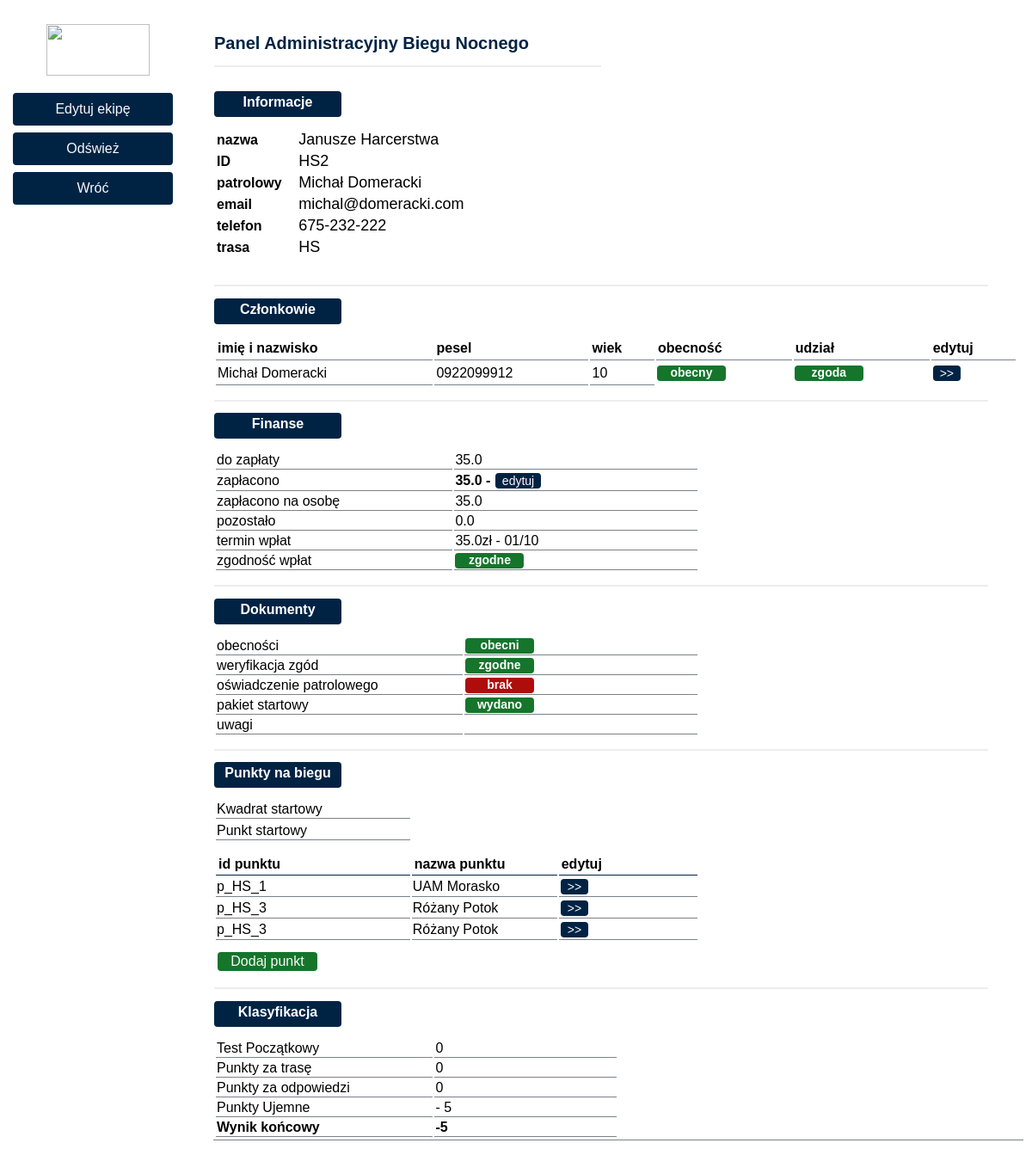
Screenshot of /ekipa/2 (signed in) with the database file from the repository.
### baza/models.py (models this page shows, shortened)
class Ekipa(models.Model):
    TRASY = (
        ('HS', 'Starszoharcerska'),
        ('W', 'Wedrownicza'),
        ('R', 'Rowerowa'),)
    PUNKTY = (
        (Punkt_W, 'P Wedrownicza'),
        (Punkt_R, 'P Rowerowa'),)
    nazwa =  models.CharField(max_length=64,default='')
    id =  models.AutoField(primary_key=True)
    trasa =  models.CharField(max_length=2, choices=TRASY, default='HS')
    telefon =  models.CharField(max_length=64, default='')
    zaplacono = models.FloatField(default=0)
    termin_wplat = models.ManyToManyField(Termin, blank=True)
    czlonkowie = models.ManyToManyField(Uczestnik)
    ile_osob = models.IntegerField(default=1)
    lp = models.IntegerField(default=0)
    do_zaplaty = models.FloatField(default=0)
    zaplacono_na_osobe = models.FloatField(default=0)
    pozostalo = models.FloatField(default=0)
    zgodnosc_wplat = models.BooleanField(default=False)
    oswiadczenie_patrolowego = models.BooleanField(default=False)
    obecnosci = models.BooleanField(default=False)
    weryfikacja_zgod = models.BooleanField(default=False)
    pakiet_startowy = models.BooleanField(default=False)
    ile_wege = models.IntegerField(default=0)
    uwagi = models.CharField(max_length=256, default="", blank=True)
    kwadrat_startowy = models.ManyToManyField(Kwadrat, blank=True)
    punkt_startowy = models.ManyToManyField(Punkt_HS, blank=True)
    punkty_bieg = models.ManyToManyField(Zgloszenie_HS, blank=True)
    test_poczatkowy = models.IntegerField(default=0)
    punkty_za_trase = models.IntegerField(default=0)
    punkty_za_odpowiedzi = models.IntegerField(default=0)
    punkty_ujemne = models.IntegerField(default=0)
    wynik_koncowy = models.IntegerField(default=0)
    class Meta:
        ordering = ('id',)

class Uczestnik(models.Model):
    imie_nazwisko = models.CharField(max_length=64)
    id =  models.AutoField(primary_key=True)
    pesel = models.CharField(max_length=64)
    wiek = models.CharField(max_length=2, default='10', blank=True)
    mail = models.EmailField(max_length=64, blank=True)
    adres = models.CharField(max_length=64, blank=True)
    czy_patrolowy = models.BooleanField(default=False)
    obecnosc = models.BooleanField(default=False)
    zgoda_na_udzial = models.BooleanField(default=False)
    uwagi = models.CharField(max_length=256, default="", blank=True)
    class Meta:
        ordering = ('imie_nazwisko',)

class Termin (models.Model):
    id =  models.AutoField(primary_key=True)
    termin = models.CharField(max_length=64)
    kwota = models.FloatField(default=0)
    def __str__(self):
        return f"{self.kwota}zł - {self.termin}"
    class Meta:
        ordering = ('id',)

class Zgloszenie (models.Model):
    id =  models.AutoField(primary_key=True)
    podpowiedz = models.BooleanField(default=False)
    zawieszenie = models.BooleanField(default=False)
    brak_punktu = models.BooleanField(default=False)
    uwagi = models.CharField(max_length=256, blank=True)
    class Meta:
        ordering = ('id',)

class Zgloszenie_HS (Zgloszenie):
    punkt = models.ForeignKey(Punkt_HS, on_delete=models.CASCADE )

class Punkt (models.Model):
    id =  models.AutoField(primary_key=True)
    numer = models.IntegerField(default=0)
    kod = models.CharField(max_length=3, blank=True)
    nazwa = models.CharField(max_length=128, blank=True)
    skrzyzowanie = models.CharField(max_length=128, blank=True)
    adres = models.CharField(max_length=128, blank=True)
    opis_zawieszenia_1 = models.CharField(max_length=256, blank=True)
    opis_zawieszenia_2 = models.CharField(max_length=256, blank=True)
    opis = models.CharField(max_length=1024, blank=True)
    pytanie = models.CharField(max_length=256, blank=True)
    odpowiedz = models.CharField(max_length=256, blank=True)
    dojscie = models.CharField(max_length=256, blank=True)
    foto = models.ImageField(blank=True, upload_to='baza/static/foto/', default='baza/static/foto/{self.id}.jpg')
    punktowy = models.CharField(max_length=64, blank=True)
    uwagi = models.CharField(max_length=256, blank=True)
    class Meta:
        ordering = ('numer',)

class Punkt_HS (Punkt):
    trasa =  models.CharField(max_length=2, default='HS', blank=True)

class Punkt (models.Model):
    id =  models.AutoField(primary_key=True)
    numer = models.IntegerField(default=0)
    kod = models.CharField(max_length=3, blank=True)
    nazwa = models.CharField(max_length=128, blank=True)
    skrzyzowanie = models.CharField(max_length=128, blank=True)
    adres = models.CharField(max_length=128, blank=True)
    opis_zawieszenia_1 = models.CharField(max_length=256, blank=True)
    opis_zawieszenia_2 = models.CharField(max_length=256, blank=True)
    opis = models.CharField(max_length=1024, blank=True)
    pytanie = models.CharField(max_length=256, blank=True)
    odpowiedz = models.CharField(max_length=256, blank=True)
    dojscie = models.CharField(max_length=256, blank=True)
    foto = models.ImageField(blank=True, upload_to='baza/static/foto/', default='baza/static/foto/{self.id}.jpg')
    punktowy = models.CharField(max_length=64, blank=True)
    uwagi = models.CharField(max_length=256, blank=True)
    class Meta:
        ordering = ('numer',)

### baza/views.py (the view)
# urls.py: path("ekipa/<int:team_id>", views.otworz_szczegoly_ekipy),
@user_passes_test(lambda u: u.has_perm('baza.Ekipy'))
def otworz_szczegoly_ekipy(request, team_id):
    ekipy = Ekipa
    for i in range(5): ekipa = odswiez_widok(request, team_id, ekipy)
    context = {
        "ekipa": ekipa,
        "Uczestnik":Uczestnik.objects.all(), # wszyscy uczestnicy
        "ZaliczonyPunkt":ekipa.punkty_bieg.all(),
        "Uczestnicy": ekipa.czlonkowie.all(), # konkretnego zespolu
        "Termin": ekipa.termin_wplat.all(),
        "Kwadrat": ekipa.kwadrat_startowy.all(),
        "PunktStartowy": ekipa.punkt_startowy.all(),
    }
    return render(request, "baza/ekipa_szczegol.html", context)

### baza/templates/baza/ekipa_szczegol.html (shortened to what this page needs)
{% extends "baza/wzor.html" %}
{% block content %}
<div class="w3-responsive"> <table> <tr>
    <td id="leftpanel">
        <table id="leftpanel">
            <tr>
                <td  id="leftpanel">
                    <div id="empty10_10"></div>
                </td>
            </tr>
            <tr>
                <td id="leftpanel">
                    <img src="http://bieg-nocny.pl/assets/img/bn-inv.png"  align="center" width="120" height="60">
                </td>
            </tr>
            <tr>
                <td  id="leftpanel">
                    <div id="empty10_10"></div>
                </td>
            </tr>
            <tr>
                <td id="leftpanel">
                    <a target="_blank" rel="noopener noreferrer" href="/admin/baza/ekipa/{{ekipa.id}}/change/" class="button">
                        Edytuj ekipę
                    </a>
                </td>
            </tr>
            <tr>
                <td id="leftpanel">
                    <a href="/ekipa/{{ekipa.id}}" class="button">
                        Odśwież
                    </a>
                </td>
            </tr>
            <tr>
                <td id="leftpanel">
                    <a href="/start" class="button">
                        Wróć
                    </a>
                </td>
            </tr>
        </table>
    </td>
    <td >
        <div id="empty"> </div>
        <h1> Panel Administracyjny Biegu Nocnego </h1>
        <div id="greyline_short"> </div>
        <div id="empty"> </div>
        <h2> Informacje </h2>
        <table style="width:100%">
             <tr>
                  <td id="boldtable">nazwa</td>
                  <td id="emptytable">{{ ekipa.nazwa }}</td>
                  <td id="emptyspace"></td>
            </tr>
            <tr>
                  <td id="boldtable">ID</td>
                  <td id="emptytable">{{ ekipa.trasa }}{{ekipa.id}}</td>
                  <td id="emptyspace"></td>
            </tr>
            <tr>
                 <td id="boldtable">patrolowy</td>
                 {% for Uczestnik in Uczestnicy %}
                 {% if Uczestnik.czy_patrolowy %}
                 <td id="emptytable">{{ Uczestnik.imie_nazwisko }}</td>
                 {% endif %}
                 {% endfor %}
                 <td id="emptyspace"></td>
            </tr>
            <tr>
                 <td id="boldtable">email</td>
                 {% for Uczestnik in Uczestnicy %}
                 {% if Uczestnik.czy_patrolowy %}
                 <td id="emptytable">{{ Uczestnik.mail }}</td>
                 {% endif %}
                 {% endfor %}
                 <td id="emptyspace"></td>
            </tr>
            <tr>
                 <td id="boldtable">telefon</td>
                 <td id="emptytable">{{ ekipa.telefon }}</td>
                 <td id="emptyspace"></td>
            </tr>
            <tr>
                 <td id="boldtable">trasa</td>
                 <td id="emptytable">{{ ekipa.trasa }}</td>
                 <td id="emptyspace"></td>
            </tr>
        </table>
        <div id="empty" > </div>
        <div id="empty"> </div>
        <div id="greyline"> </div>
        <h2> Członkowie </h2>
        <table style="width:100%">
        <tr>
            <th id="memberstable" > imię i nazwisko </th>
            <th id="memberstable" > pesel </th>
            <th id="memberstable" > wiek </th>
            <th id="memberstable" > obecność </th>
            <th id="memberstable" > udział </th>
            <th id="memberstable" > edytuj </th>
         {% for Uczestnik in Uczestnicy %}
         <tr>
           <td id="memberstable" width="15%">{{ Uczestnik.imie_nazwisko }}</td>
           <td id="memberstable" width="5%">{{ Uczestnik.pesel }}</td>
           <td id="memberstable" width="20%">{{ Uczestnik.wiek }}</td>
           {% if Uczestnik.obecnosc %}
               <td  id="emptyspace"> <div  id="accept"> obecny </div> </td>
               {% else %}
               <td  id="emptyspace"> <div id="warning"> nieobecny </div></td>
           {% endif %}
           {% if Uczestnik.zgoda_na_udzial %}
                <td  id="emptyspace"> <div  id="accept"> zgoda </div> </td>
               {% else %}
               <td  id="emptyspace"> <div id="warning"> brak </div></td>
           {% endif %}
           <td width="30%" id="emptyspace">
               <a target="_blank" rel="noopener noreferrer" href="/admin/baza/uczestnik/{{Uczestnik.id}}/change/" class="button2">
                   >>
                </a></td>
           <td width="30%" id="emptyspace"></td>
           {% endfor %}
         </tr>
        </table>
        <div id="empty"> </div>
        <div id="greyline"> </div>
        <h2> Finanse </h2>
        <table style="width:60%">
             <tr>
                  <td >do zapłaty</td>
                  <td>{{ ekipa.do_zaplaty }}</td>
            </tr>
            <tr>
                  <td>zapłacono</td>
                  <td>
                      <b>{{ ekipa.zaplacono }}     -     </b>
                      <a target="_blank" rel="noopener noreferrer" href="/admin/baza/ekipa/{{ekipa.id}}/change#id_zaplacono" class="button2">
                        edytuj
                        </a>
                    </td>
            </tr>
            <tr>
                 <td>zapłacono na osobę</td>
                 <td >{{ ekipa.zaplacono_na_osobe }}</td>
            </tr>
            <tr>
                 <td>pozostało</td>
                 <td>{{ ekipa.pozostalo }}</td>
            </tr>
            <tr>
                 <td>termin wpłat</td>
                 {% for Terminy in Termin %}
                      <td >{{ Terminy }}</td>
                 {% endfor %}
            </tr>
            <tr>
                 <td>zgodność wpłat</td>
                 <td>
                     {% if ekipa.zgodnosc_wplat %}
                     <div id="accept">zgodne </div>
                     {% else %}
                     <div id="warning">brak</div>
                     {% endif %}
                 </td>
            </tr>
        </table>
        <div id="empty"> </div>
        <div id="greyline"> </div>
        <h2> Dokumenty </h2>
        <table style="width:60%">
            <tr>
                 <td>obecności</td>
                 <td>
                     {% if ekipa.obecnosci %}
                     <div id="accept">obecni</div>
                     {% else %}
                     <div id="warning">brak</div>
                     {% endif %}
                 </td>
            </tr>
            <tr>
                 <td>weryfikacja zgód</td>
                 <td>
                     {% if ekipa.weryfikacja_zgod %}
                     <div id="accept">zgodne</div>
                     {% else %}
                     <div id="warning">brak</div>
                     {% endif %}
                 </td>
            </tr>
            <tr>
                 <td>oświadczenie patrolowego</td>
                 <td>
                     {% if ekipa.oswiadczenie_patrolowego %}
                     <div id="accept">wydano</div>
                     {% else %}
                     <div id="warning">brak</div>
                     {% endif %}
                 </td>
            </tr>
            <tr>
                 <td>pakiet startowy</td>
                 <td>
                     {% if ekipa.pakiet_startowy %}
                     <div id="accept"> wydano </div>
                     {% else %}
                     <div id="warning">brak</div>
                     {% endif %}
                 </td>
            </tr>
            <tr>
                 <td>uwagi</td>
                 <td>{{ ekipa.uwagi }}</td>
            </tr>
        </table>
        <div id="empty"> </div>
        <div id="greyline"> </div>
        <h2> Punkty na biegu </h2>
        <table style="width:60%">
            <tr>
                <td> Kwadrat startowy</td>
            <tr>
            <tr>
                <td> Punkt startowy</td>
            <tr>
                <td id="emptyspace">
                    <div id="empty10_10">
                    </div>
                </td>
            </tr>
            <tr>
                <th> id punktu </th>
                <th> nazwa punktu </th>
                <th> edytuj </th>
            </tr>
         {% for Punkt in ZaliczonyPunkt %}
             <tr>
               <td>p_{{ Punkt.punkt.trasa }}_{{ Punkt.punkt.numer }}</td>
               <td>{{ Punkt.punkt.nazwa }}</td>
               <td >
                   <a target="_blank" rel="noopener noreferrer" href="/admin/baza/zaliczonypunkt/{{Punkt.id}}/change/" class="button2">
                       >>
                    </a></td>
               {% endfor %}
             </tr>
             <tr>
                 <td  id="emptyspace">
                     <div id="empty10_10"></div>
                     <a target="_blank" rel="noopener noreferrer" href="/admin/baza/ekipa/{{ekipa.id}}/change#add_id_punkty_bieg" class="button3">
                         Dodaj punkt
                      </a>
                  </td>
            </tr>
        </table>
        <div id="empty"> </div>
        <div id="greyline"> </div>
        <h2> Klasyfikacja </h2>
        <table style="width:50%">
            <tr>
                <td> Test Początkowy </td>
                <td> {{ekipa.test_poczatkowy}} </td>
           </tr>
           <tr>
             <td> Punkty za trasę</td>
             <td> {{ ekipa.punkty_za_trase }}</td>
           </tr>
           <tr>
             <td> Punkty za odpowiedzi</td>
             <td> {{ ekipa.punkty_za_odpowiedzi }}</td>
           </tr>
             <tr>
               <td> Punkty Ujemne </td>
               <td>- {{ ekipa.punkty_ujemne }}</td>
             </tr>
             <tr>
               <td><b> Wynik końcowy</b></td>
               <td><b> {{ ekipa.wynik_koncowy }}</b></td>
             </tr>
        </table>
</td></tr></table></div>
{%endblock%}

### rows the page displays
Ekipa: nazwa "Janusze Harcerstwa", trasa "HS", id "2", telefon "675-232-222", do_zaplaty "35.0", zaplacono "35.0", zaplacono_na_osobe "35.0", pozostalo "0.0", test_poczatkowy "0", punkty_za_trase "0", punkty_za_odpowiedzi "0", punkty_ujemne "5", wynik_koncowy "-5"
Uczestnik: imie_nazwisko "Michał Domeracki", mail "michal@domeracki.com", pesel "0922099912", wiek "10", obecnosc "obecny", zgoda_na_udzial "zgoda"
Termin: kwota+termin "35.0zł - 01/10"
Zgloszenie_HS: punkt.trasa "HS", punkt.numer "1", punkt.nazwa "UAM Morasko"
Zgloszenie_HS: punkt.trasa "HS", punkt.numer "3", punkt.nazwa "Różany Potok"
Zgloszenie_HS: punkt.trasa "HS", punkt.numer "3", punkt.nazwa "Różany Potok"
